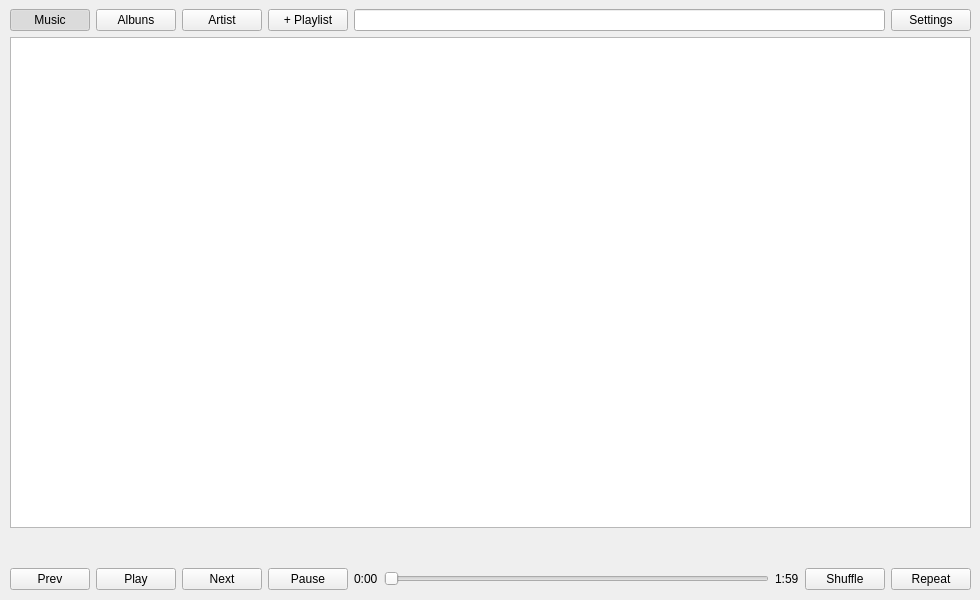
<?xml version="1.0" encoding="UTF-8"?>
<ui version="4.0">
 <class>MainWindow</class>
 <widget class="QMainWindow" name="MainWindow">
  <property name="geometry">
   <rect>
    <x>0</x>
    <y>0</y>
    <width>980</width>
    <height>600</height>
   </rect>
  </property>
  <property name="windowTitle">
   <string>JustMusic</string>
  </property>
  <widget class="QWidget" name="centralwidget">
   <widget class="QWidget" name="verticalLayoutWidget">
    <property name="geometry">
     <rect>
      <x>10</x>
      <y>9</y>
      <width>961</width>
      <height>581</height>
     </rect>
    </property>
    <layout class="QVBoxLayout" name="verticalLayout">
     <item>
      <layout class="QHBoxLayout" name="horizontalLayout_2">
       <item>
        <widget class="QPushButton" name="pushButton_3">
         <property name="text">
          <string>Music</string>
         </property>
         <property name="checkable">
          <bool>true</bool>
         </property>
         <property name="checked">
          <bool>true</bool>
         </property>
         <property name="flat">
          <bool>false</bool>
         </property>
        </widget>
       </item>
       <item>
        <widget class="QPushButton" name="pushButton_2">
         <property name="text">
          <string>Albuns</string>
         </property>
         <property name="checkable">
          <bool>true</bool>
         </property>
        </widget>
       </item>
       <item>
        <widget class="QPushButton" name="pushButton">
         <property name="text">
          <string>Artist</string>
         </property>
         <property name="checkable">
          <bool>true</bool>
         </property>
        </widget>
       </item>
       <item>
        <widget class="QPushButton" name="pushButton_4">
         <property name="text">
          <string>+ Playlist</string>
         </property>
        </widget>
       </item>
       <item>
        <widget class="QLineEdit" name="lineEdit"/>
       </item>
       <item>
        <widget class="QPushButton" name="pushButton_11">
         <property name="text">
          <string>Settings</string>
         </property>
        </widget>
       </item>
      </layout>
     </item>
     <item>
      <widget class="QStackedWidget" name="stackedWidget">
       <property name="currentIndex">
        <number>0</number>
       </property>
       <widget class="QWidget" name="page_5">
        <widget class="QTableView" name="musicsView">
         <property name="geometry">
          <rect>
           <x>0</x>
           <y>0</y>
           <width>961</width>
           <height>491</height>
          </rect>
         </property>
         <property name="frameShadow">
          <enum>QFrame::Plain</enum>
         </property>
         <attribute name="horizontalHeaderCascadingSectionResizes">
          <bool>false</bool>
         </attribute>
        </widget>
       </widget>
       <widget class="QWidget" name="page_6">
        <widget class="QLabel" name="label">
         <property name="geometry">
          <rect>
           <x>160</x>
           <y>290</y>
           <width>59</width>
           <height>16</height>
          </rect>
         </property>
         <property name="text">
          <string>Albuns</string>
         </property>
        </widget>
       </widget>
      </widget>
     </item>
     <item>
      <layout class="QHBoxLayout" name="horizontalLayout_4">
       <item>
        <widget class="QPushButton" name="pushButton_6">
         <property name="text">
          <string>Prev</string>
         </property>
        </widget>
       </item>
       <item>
        <widget class="QPushButton" name="pushButton_5">
         <property name="text">
          <string>Play</string>
         </property>
        </widget>
       </item>
       <item>
        <widget class="QPushButton" name="pushButton_9">
         <property name="text">
          <string>Next</string>
         </property>
        </widget>
       </item>
       <item>
        <widget class="QPushButton" name="pushButton_7">
         <property name="text">
          <string>Pause</string>
         </property>
        </widget>
       </item>
       <item>
        <widget class="QLabel" name="label_2">
         <property name="text">
          <string>0:00</string>
         </property>
        </widget>
       </item>
       <item>
        <widget class="QSlider" name="horizontalSlider">
         <property name="orientation">
          <enum>Qt::Horizontal</enum>
         </property>
        </widget>
       </item>
       <item>
        <widget class="QLabel" name="label_3">
         <property name="text">
          <string>1:59</string>
         </property>
        </widget>
       </item>
       <item>
        <widget class="QPushButton" name="pushButton_8">
         <property name="text">
          <string>Shuffle</string>
         </property>
        </widget>
       </item>
       <item>
        <widget class="QPushButton" name="pushButton_10">
         <property name="text">
          <string>Repeat</string>
         </property>
        </widget>
       </item>
      </layout>
     </item>
    </layout>
   </widget>
  </widget>
 </widget>
 <resources/>
 <connections/>
</ui>
